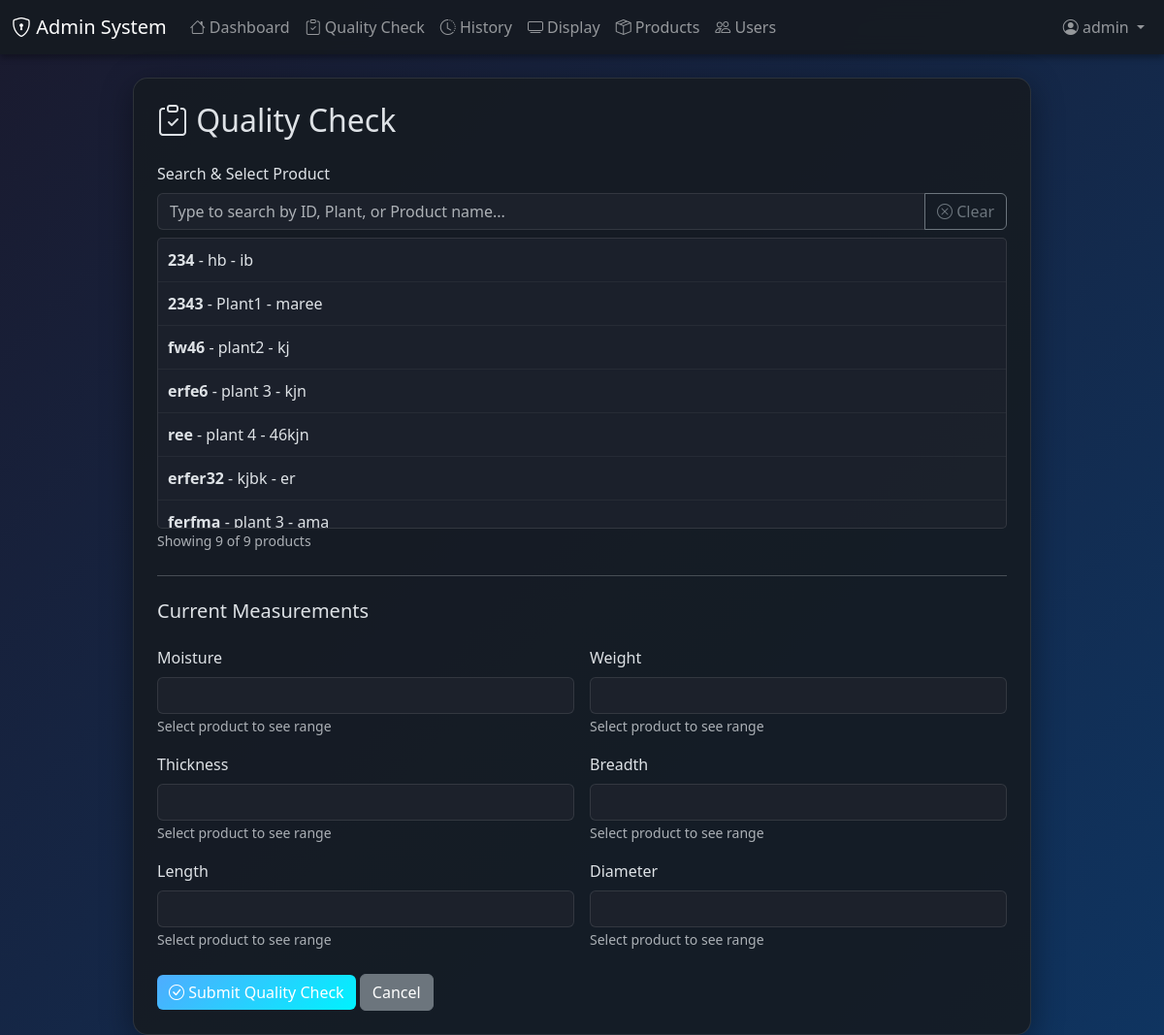
/quality-check (signed in), run on an earlier commit of the app's database.
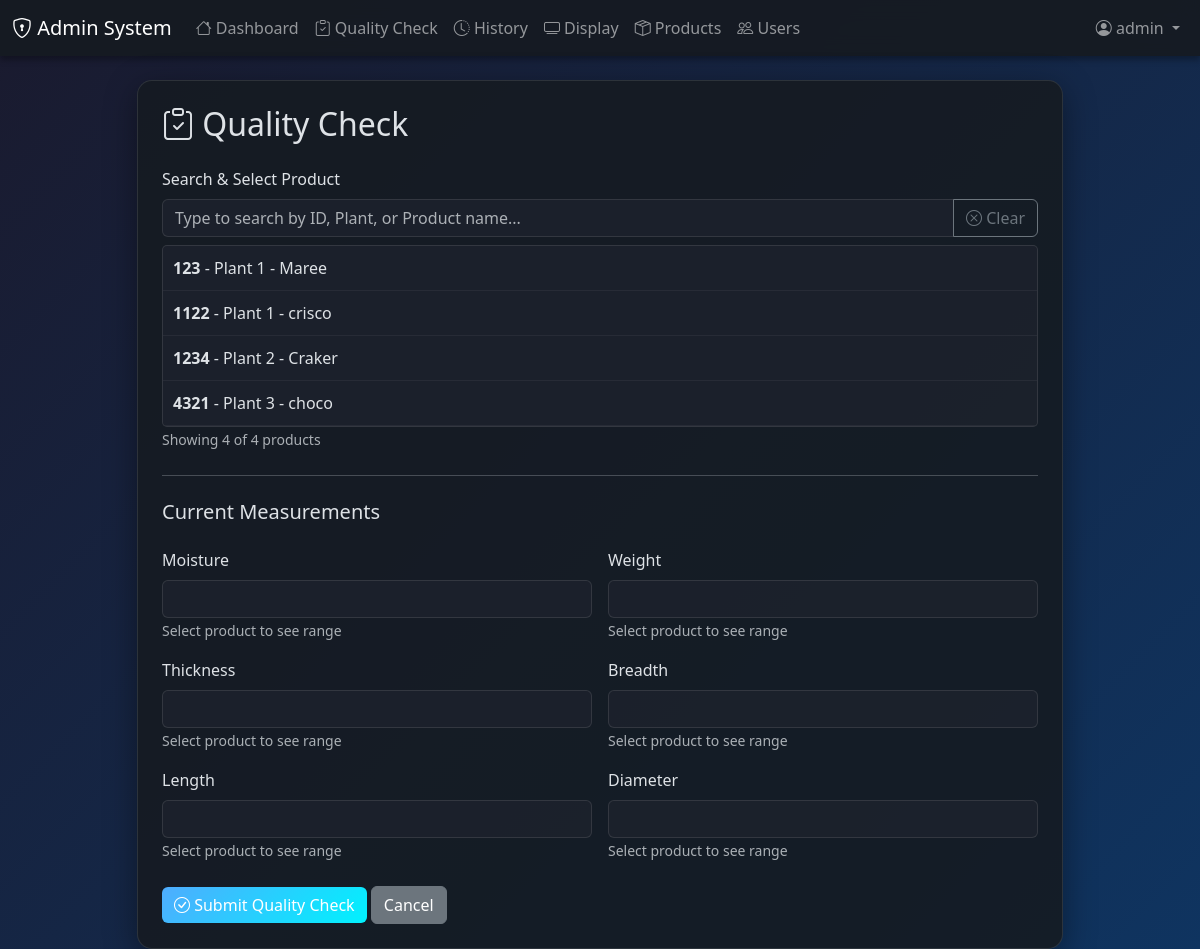
And on a later commit of the database.
### main.py (models this page shows)
class Product(db.Model):
    id = db.Column(db.String(50), primary_key=True)  # User-defined ID
    create_date = db.Column(db.DateTime, default=datetime.utcnow)
    plant = db.Column(db.String(100), nullable=False)
    product = db.Column(db.String(100), nullable=False)
    moisture_min = db.Column(db.String(20), nullable=False)  # Can be number or "-"
    moisture_max = db.Column(db.String(20), nullable=False)
    weight_min = db.Column(db.String(20), nullable=False)
    weight_max = db.Column(db.String(20), nullable=False)
    thickness_min = db.Column(db.String(20), nullable=False)
    thickness_max = db.Column(db.String(20), nullable=False)
    breadth_min = db.Column(db.String(20), nullable=False)
    breadth_max = db.Column(db.String(20), nullable=False)
    length_min = db.Column(db.String(20), nullable=False)
    length_max = db.Column(db.String(20), nullable=False)
    diameter_min = db.Column(db.String(20), nullable=False)
    diameter_max = db.Column(db.String(20), nullable=False)
    username = db.Column(db.String(80), nullable=False)
    quality_checks = db.relationship('QualityCheck', backref='product', lazy=True)

### main.py (the view, shortened to what this page needs)
@app.route('/quality-check', methods=['GET', 'POST'])
@login_required
def quality_check():
    products = Product.query.all()
    return render_template('quality_check.html', products=products)

### main.py (called while the page is built)
def login_required(f):
    @wraps(f)
    def decorated(*args, **kwargs):
        if 'user_id' not in session:
            flash('Please login first', 'danger')
            return redirect(url_for('login'))
        return f(*args, **kwargs)
    return decorated

### templates/quality_check.html (shortened to what the changed rows need)
{% extends "base.html" %}
{% block content %}
<div class="row justify-content-center">
    <div class="col-md-10">
        <div class="card">
            <div class="card-body p-4">
                <h2 class="mb-4"><i class="bi bi-clipboard-check"></i> Quality Check</h2>
                <form id="qualityForm" method="POST">
                    <div class="row g-3">
                        <div class="col-12">
                            <label class="form-label">Search & Select Product</label>
                            <div class="input-group mb-2">
                                <input type="text" id="productSearch" class="form-control" placeholder="Type to search by ID, Plant, or Product name..." autocomplete="off">
                                <button type="button" class="btn btn-outline-secondary" onclick="clearSearch()">
                                </button>
                            </div>
                            <div class="product-list" id="productList">
                                {% for product in products %}
                                <div class="product-item"
                                     data-id="{{ product.id }}"
                                     data-search="{{ product.id|lower }} {{ product.plant|lower }} {{ product.product|lower }}"
                                     onclick="selectProduct('{{ product.id }}')">
                                    <strong>{{ product.id }}</strong> - {{ product.plant }} - {{ product.product }}
                                </div>
                                {% endfor %}
                            </div>
                            <small class="text-muted">Showing <span id="productCount">{{ products|length }}</span> of {{ products|length }} products</small>
                        </div>
                    </div>
                </form>
            </div>
        </div>
    </div>
</div>
{% endblock %}

What changed in the data, as far as the page shows it:
removed Product: id "234", plant "hb", product "ib"
removed Product: id "2343", plant "Plant1", product "maree"
removed Product: id "fw46", plant "plant2", product "kj"
removed Product: id "erfe6", plant "plant 3", product "kjn"
removed Product: id "ree", plant "plant 4", product "46kjn"
removed Product: id "erfer32", plant "kjbk", product "er"
removed Product: id "ferfma", plant "plant 3", product "ama"
added Product: id "123", plant "Plant 1", product "Maree"
added Product: id "1122", plant "Plant 1", product "crisco"
added Product: id "1234", plant "Plant 2", product "Craker"
added Product: id "4321", plant "Plant 3", product "choco"
Also different on the page:
{{ products|length }}: "9" → "4"
